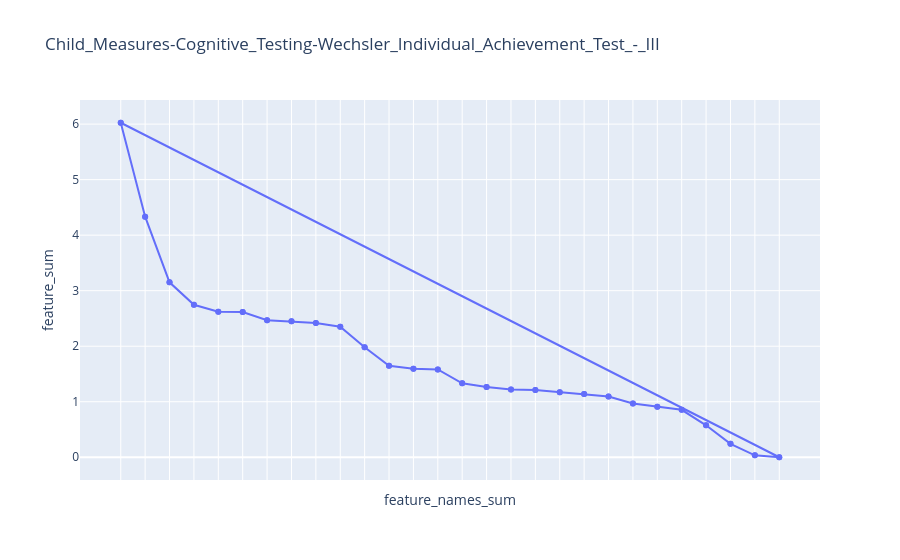
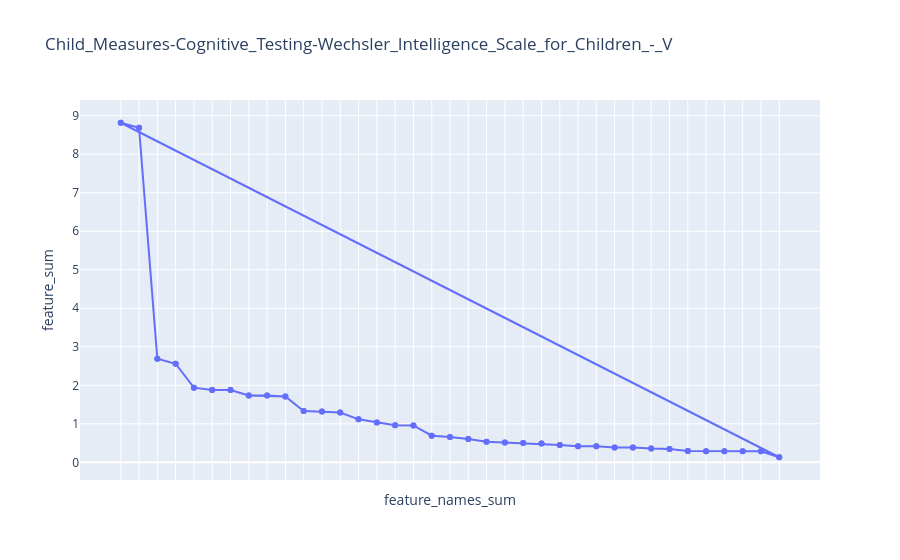

These figures' notebook cell, in order:
### Code cell
## feature importance per model

for name, group in df_feature.groupby(['features']):
    
    group = group.reset_index()
    fig = px.line(group, x='feature_names_sum', y='feature_sum', markers=True, title=name)
    fig.update_xaxes(showticklabels=False)
    fig.update_xaxes(type='category')
    
    fig.show()

### Figure 1 — Plotly figure (JSON) as saved in the notebook; plotly's stock layout.template omitted (floating-point values rounded to 4 significant figures)
{"data": [{"hovertemplate": "feature_names_sum=%{x}<br>feature_sum=%{y}<extra></extra>", "legendgroup": "", "line": {"color": "#636efa", "dash": "solid"}, "marker": {"symbol": "circle"}, "mode": "lines+markers", "name": "", "orientation": "v", "showlegend": false, "type": "scatter", "x": ["numeric__WIAT,WIAT_RC_Raw", "numeric__WIAT,WIAT_Spell_Raw", "numeric__WIAT,WIAT_LCRV_Raw", "numeric__WIAT,WIAT_Num_Raw", "numeric__WIAT,WIAT_MP_P", "numeric__WIAT,WIAT_Pseudo_Raw", "numeric__WIAT,WIAT_Word_Raw", "numeric__WIAT,WIAT_LCRV_P", "numeric__WIAT,WIAT_MP_Stnd", "numeric__WIAT,WIAT_RC_Stnd", "numeric__WIAT,WIAT_Spell_Stnd", "numeric__WIAT,WIAT_Pseudo_P", "numeric__WIAT,WIAT_Word_P", "numeric__WIAT,WIAT_Pseudo_Stnd", "numeric__WIAT,WIAT_Num_Stnd", "numeric__WIAT,WIAT_RC_P", "numeric__WIAT,WIAT_Num_P", "numeric__WIAT,WIAT_Spell_P", "numeric__WIAT,WIAT_LCODC_Stnd", "numeric__WIAT,WIAT_LCODC_P", "numeric__WIAT,WIAT_LCRV_Std", "numeric__WIAT,WIAT_LC_P", "numeric__WIAT,WIAT_MP_Raw", "numeric__WIAT,WIAT_LC_Stnd", "numeric__WIAT,WIAT_LCODC_Raw", "numeric__WIAT,WIAT_Valid", "numeric__WIAT,WIAT_Invalid_Reason", "numeric__WIAT,WIAT_Complete", "numeric__WIAT,WIAT_RC_Raw", "numeric__WIAT,WIAT_Spell_Raw", "numeric__WIAT,WIAT_LCRV_Raw", "numeric__WIAT,WIAT_Num_Raw", "numeric__WIAT,WIAT_MP_P", "numeric__WIAT,WIAT_Pseudo_Raw", "numeric__WIAT,WIAT_Word_Raw", "numeric__WIAT,WIAT_LCRV_P", "numeric__WIAT,WIAT_MP_Stnd", "numeric__WIAT,WIAT_RC_Stnd", "numeric__WIAT,WIAT_Spell_Stnd", "numeric__WIAT,WIAT_Pseudo_P", "numeric__WIAT,WIAT_Word_P", "numeric__WIAT,WIAT_Pseudo_Stnd", "numeric__WIAT,WIAT_Num_Stnd", "numeric__WIAT,WIAT_RC_P", "numeric__WIAT,WIAT_Num_P", "numeric__WIAT,WIAT_Spell_P", "numeric__WIAT,WIAT_LCODC_Stnd", "numeric__WIAT,WIAT_LCODC_P", "numeric__WIAT,WIAT_LCRV_Std", "numeric__WIAT,WIAT_LC_P", "numeric__WIAT,WIAT_MP_Raw", "numeric__WIAT,WIAT_LC_Stnd", "numeric__WIAT,WIAT_LCODC_Raw", "numeric__WIAT,WIAT_Valid", "numeric__WIAT,WIAT_Invalid_Reason", "numeric__WIAT,WIAT_Complete"], "xaxis": "x", "y": [6.025, 4.333, 3.15, 2.747, 2.619, 2.615, 2.467, 2.448, 2.417, 2.352, 1.982, 1.647, 1.596, 1.582, 1.332, 1.266, 1.219, 1.213, 1.171, 1.141, 1.092, 0.9678, 0.9092, 0.8543, 0.5752, 0.2426, 0.03417, 0, 6.025, 4.333, 3.15, 2.747, 2.619, 2.615, 2.467, 2.448, 2.417, 2.352, 1.982, 1.647, 1.596, 1.582, 1.332, 1.266, 1.219, 1.213, 1.171, 1.141, 1.092, 0.9678, 0.9092, 0.8543, 0.5752, 0.2426, 0.03417, 0], "yaxis": "y"}], "layout": {"legend": {"tracegroupgap": 0}, "title": {"text": "Child_Measures-Cognitive_Testing-Wechsler_Individual_Achievement_Test_-_III"}, "xaxis": {"anchor": "y", "domain": [0, 1], "showticklabels": false, "title": {"text": "feature_names_sum"}, "type": "category"}, "yaxis": {"anchor": "x", "domain": [0, 1], "title": {"text": "feature_sum"}}}}

### Figure 2 — Plotly figure (JSON) as saved in the notebook; plotly's stock layout.template omitted (floating-point values rounded to 4 significant figures)
{"data": [{"hovertemplate": "feature_names_sum=%{x}<br>feature_sum=%{y}<extra></extra>", "legendgroup": "", "line": {"color": "#636efa", "dash": "solid"}, "marker": {"symbol": "circle"}, "mode": "lines+markers", "name": "", "orientation": "v", "showlegend": false, "type": "scatter", "x": ["numeric__WISC,WISC_Coding_Scaled", "numeric__WISC,WISC_Coding_Raw", "numeric__WISC,WISC_VP_Scaled", "numeric__WISC,WISC_DS_Raw", "numeric__WISC,WISC_Vocab_Raw", "numeric__WISC,WISC_SS_Raw", "numeric__WISC,WISC_BD_Raw", "numeric__WISC,WISC_FW_Raw", "numeric__WISC,WISC_MR_Raw", "numeric__WISC,WISC_VP_Raw", "numeric__WISC,WISC_Similarities_Raw", "numeric__WISC,WISC_BD_Scaled", "numeric__WISC,WISC_VCI_Percentile", "numeric__WISC,WISC_PS_Raw", "numeric__WISC,WISC_FSIQ_Percentile", "numeric__WISC,WISC_Similarities_Scaled", "numeric__WISC,WISC_Vocab_Scaled", "numeric__WISC,WISC_MR_Scaled", "numeric__WISC,WISC_PSI", "numeric__WISC,WISC_DS_Scaled", "numeric__WISC,WISC_VSI", "numeric__WISC,WISC_VSI_Percentile", "numeric__WISC,WISC_VCI_Sum", "numeric__WISC,WISC_PSI_Sum", "numeric__WISC,WISC_FW_Scaled", "numeric__WISC,WISC_FRI_Percentile", "numeric__WISC,WISC_VSI_Sum", "numeric__WISC,WISC_FSIQ_Sum", "numeric__WISC,WISC_FRI_Sum", "numeric__WISC,WISC_SS_Scaled", "numeric__WISC,WISC_VCI", "numeric__WISC,WISC_WMI_Percentile", "numeric__WISC,WISC_WMI", "numeric__WISC,WISC_PS_Scaled", "numeric__WISC,WISC_FSIQ", "numeric__WISC,WISC_PSI_Percentile", "numeric__WISC,WISC_FRI", "numeric__WISC,WISC_Coding_Scaled", "numeric__WISC,WISC_Coding_Raw", "numeric__WISC,WISC_VP_Scaled", "numeric__WISC,WISC_DS_Raw", "numeric__WISC,WISC_Vocab_Raw", "numeric__WISC,WISC_SS_Raw", "numeric__WISC,WISC_BD_Raw", "numeric__WISC,WISC_FW_Raw", "numeric__WISC,WISC_MR_Raw", "numeric__WISC,WISC_VP_Raw", "numeric__WISC,WISC_Similarities_Raw", "numeric__WISC,WISC_BD_Scaled", "numeric__WISC,WISC_VCI_Percentile", "numeric__WISC,WISC_PS_Raw", "numeric__WISC,WISC_FSIQ_Percentile", "numeric__WISC,WISC_Similarities_Scaled", "numeric__WISC,WISC_Vocab_Scaled", "numeric__WISC,WISC_MR_Scaled", "numeric__WISC,WISC_PSI", "numeric__WISC,WISC_DS_Scaled", "numeric__WISC,WISC_VSI", "numeric__WISC,WISC_VSI_Percentile", "numeric__WISC,WISC_VCI_Sum", "numeric__WISC,WISC_PSI_Sum", "numeric__WISC,WISC_FW_Scaled", "numeric__WISC,WISC_FRI_Percentile", "numeric__WISC,WISC_VSI_Sum", "numeric__WISC,WISC_FSIQ_Sum", "numeric__WISC,WISC_FRI_Sum", "numeric__WISC,WISC_SS_Scaled", "numeric__WISC,WISC_VCI", "numeric__WISC,WISC_WMI_Percentile", "numeric__WISC,WISC_WMI", "numeric__WISC,WISC_PS_Scaled", "numeric__WISC,WISC_FSIQ", "numeric__WISC,WISC_PSI_Percentile", "numeric__WISC,WISC_FRI"], "xaxis": "x", "y": [8.818, 8.689, 2.69, 2.559, 1.94, 1.881, 1.876, 1.739, 1.733, 1.712, 1.332, 1.321, 1.295, 1.116, 1.032, 0.9624, 0.9571, 0.6904, 0.6581, 0.6075, 0.5361, 0.5164, 0.5007, 0.4866, 0.4506, 0.4202, 0.4187, 0.388, 0.3868, 0.3572, 0.3451, 0.2962, 0.291, 0.2902, 0.2886, 0.2878, 0.132, 8.818, 8.689, 2.69, 2.559, 1.94, 1.881, 1.876, 1.739, 1.733, 1.712, 1.332, 1.321, 1.295, 1.116, 1.032, 0.9624, 0.9571, 0.6904, 0.6581, 0.6075, 0.5361, 0.5164, 0.5007, 0.4866, 0.4506, 0.4202, 0.4187, 0.388, 0.3868, 0.3572, 0.3451, 0.2962, 0.291, 0.2902, 0.2886, 0.2878, 0.132], "yaxis": "y"}], "layout": {"legend": {"tracegroupgap": 0}, "title": {"text": "Child_Measures-Cognitive_Testing-Wechsler_Intelligence_Scale_for_Children_-_V"}, "xaxis": {"anchor": "y", "domain": [0, 1], "showticklabels": false, "title": {"text": "feature_names_sum"}, "type": "category"}, "yaxis": {"anchor": "x", "domain": [0, 1], "title": {"text": "feature_sum"}}}}
